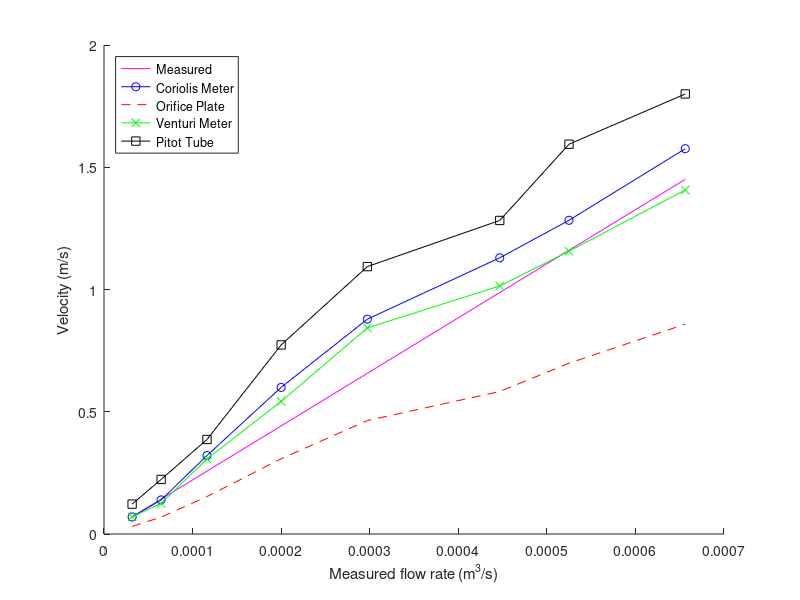
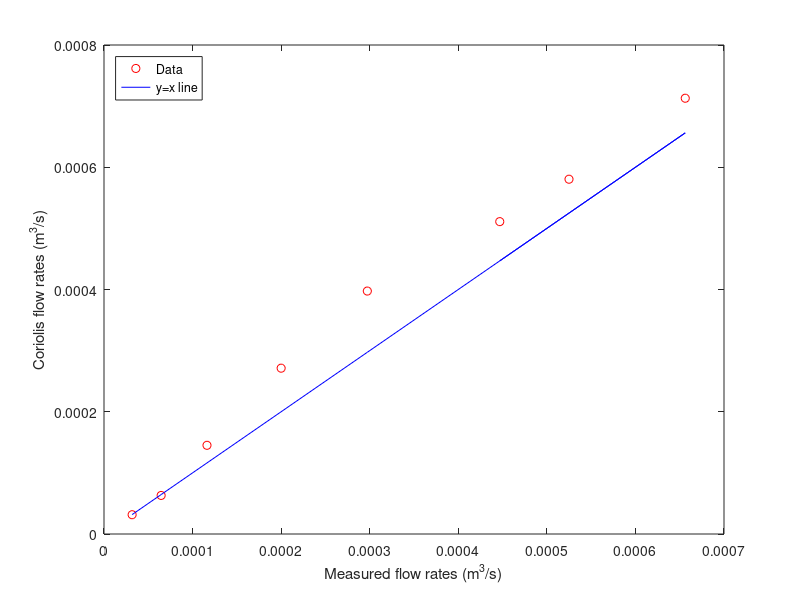

The MATLAB script that drew these images, in order:
function flow_meters

%Collected data
volumes = [21, 21, 21, 11, 11, 5, 2, 2]; %L
times = [47, 32, 40, 37, 55, 43, 31, 63]; %s
%in H2O
diff_head_o = [7.1, 15.4, 10.2, 4.5, 1.98, 0.49, 0.10, 0.02];
head_loss_o = [2.7, 6.3, 4.0, 1.77, 0.78, 0.19, 0.01, 0.01];
diff_head_v = [21.0, 40.4, 27.3, 14.5, 6.0, 1.92, 0.32, 0.1];
head_loss_v = [3.3, 5.7, 4.25, 2.8, 1.8, 0.73, 0.15, 0.05];
diff_head_p = [3.3, 6.5, 5.1, 2.4, 1.2, 0.3, 0.1, 0.03];
%gal/min
coriolis = [8.1, 11.3, 9.2, 6.3, 4.3, 2.3, 1.0, 0.5];

%%Calculate flow rates, m^3/s
[velocity_o, flow_rate_o] = orifice(0.62, 20e-3, 24e-3, diff_head_o*2.54e-2); %Orifice
[velocity_v, flow_rate_v] = orifice(0.98, 14e-3, 24e-3, diff_head_v*2.54e-2); %Venturi
[velocity_p, flow_rate_p] = pitot(24e-3, diff_head_p*2.54e-2); %Pitot
pipe_area = pi*(0.5*24e-3)^2;
coriolis_nice_units = coriolis./15850.3;
velocity_coriolis = coriolis_nice_units./pipe_area;
measured = volumes./(1000*times);
velocity_measured = measured./pipe_area;
disp('Flow rates: Measured, Coriolis, Orifice Plate, Venturi, Pitot Tube')
disp([measured' coriolis_nice_units' flow_rate_o' flow_rate_v' flow_rate_p'])

disp('Velocities: Measured, Coriolis, Orifice Plate, Venturi, Pitot Tube')
disp([velocity_measured' velocity_coriolis' velocity_o' velocity_v' velocity_p'])
m_sorted = sort(measured);
figure
hold on
plot(m_sorted,sort(velocity_measured),'m')
plot(m_sorted,sort(velocity_coriolis),'bo-')
plot(m_sorted,sort(velocity_o),'r--')
plot(m_sorted,sort(velocity_v),'gx-')
plot(m_sorted,sort(velocity_p),'ks-')
xlabel('Measured flow rate (m^3/s)')
ylabel('Velocity (m/s)')
legend('Measured','Coriolis Meter','Orifice Plate','Venturi Meter','Pitot Tube','Location','Northwest')

%%Plot measured against Coriolis
figure
plot(measured, coriolis_nice_units,'ro', measured, measured, 'b')
xlabel('Measured flow rates (m^3/s)')
ylabel('Coriolis flow rates (m^3/s)')
legend('Data','y=x line','Location','Northwest')

%%Calculate error from measured flow rate
error_orifice = abs(flow_rate_o - measured)./measured;
error_venturi = abs(flow_rate_v - measured)./measured;
error_pitot = abs(flow_rate_p - measured)./measured;
error_coriolis = abs(coriolis_nice_units - measured)./measured;
disp('Relative Error to Measured Flow Rate: Orifice Plate, Venturi, Pitot Tube')
disp([error_orifice', error_venturi', error_pitot'])
disp('Relative Error to Measured Flow Rate: Coriolis Meter')
disp(error_coriolis')

disp((head_loss_v - head_loss_o)./head_loss_o)

end

function [velocity, flow_rate] = orifice(Cd, d0, d1, head)

A0 = pi*(d0/2)^2;
A1 = pi*(d1/2)^2;
flow_rate = Cd.*A0.*((1-(A0./A1).^2).^(1/2)).*sqrt(2.*9.81.*head);
velocity = flow_rate./A1;

end

function [velocity, flow_rate] = pitot(d, head)

A = pi*(d/2)^2;
velocity = sqrt(2.*9.81.*head);
flow_rate = A.*velocity;

end